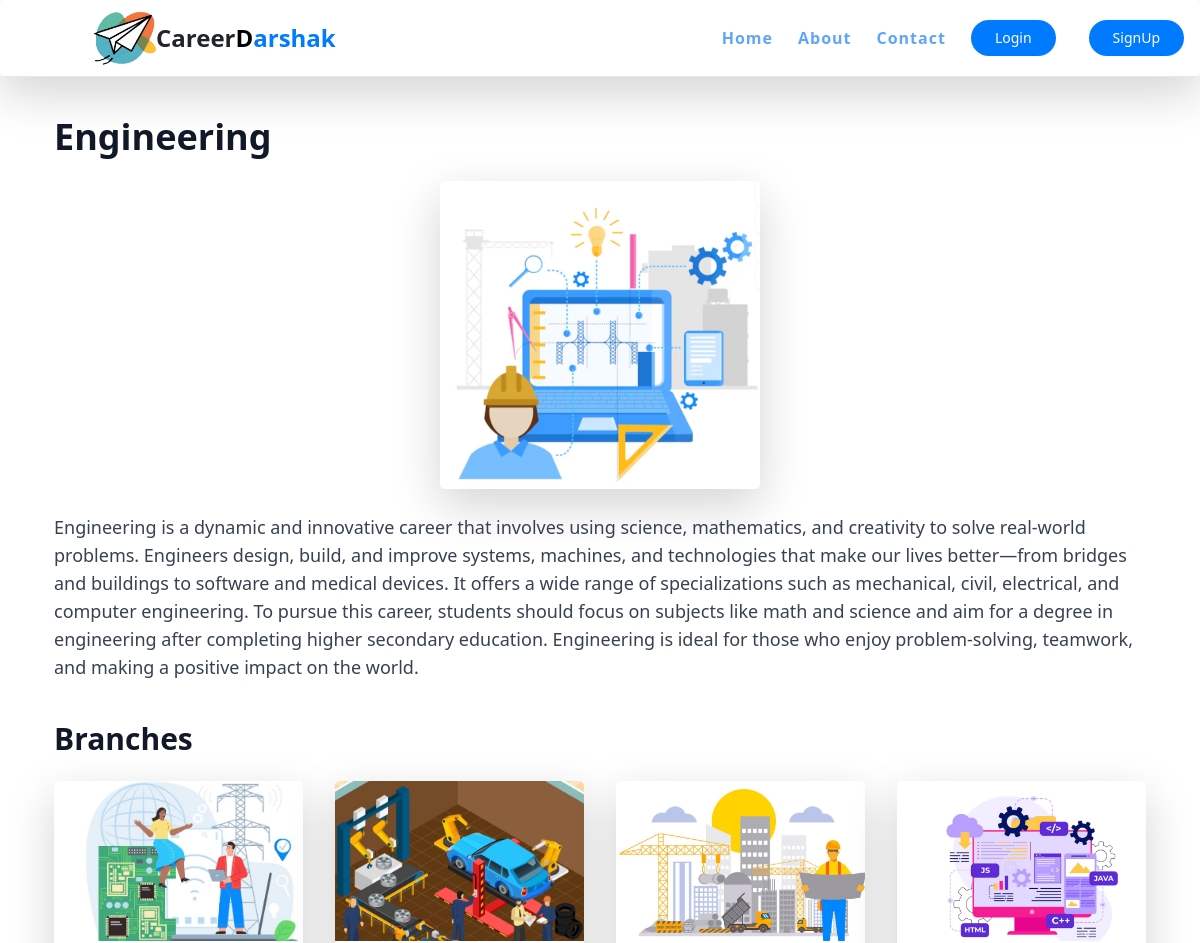
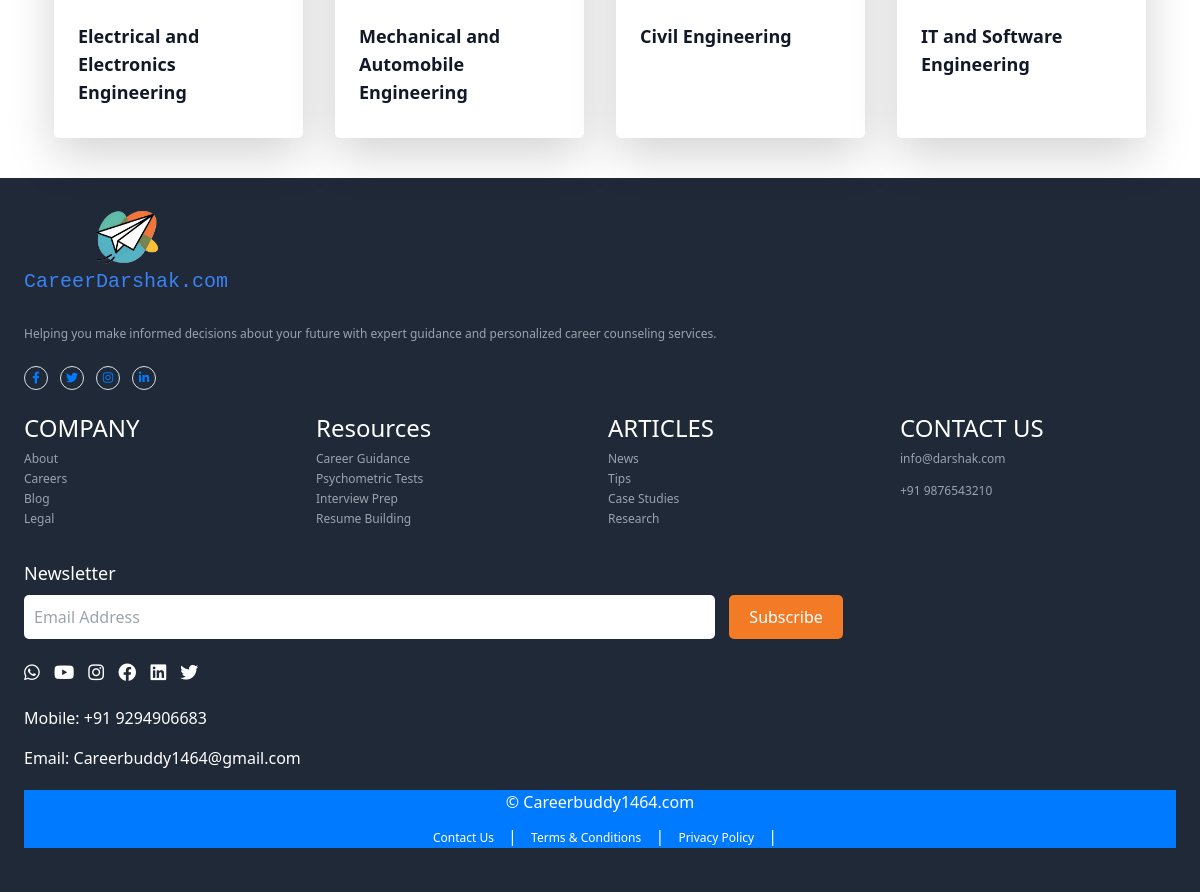
The app's page /careerlibrary/2/ with its own data (2 pictures, top to bottom).
### careerlibrary/models.py (models this page shows, shortened)
class CareerOption(models.Model):
    STREAM_CHOICES = [
        ('Science', 'Science'),
        ('Commerce', 'Commerce'),
        ('Arts', 'Arts'),
        ('Any','Any')
    ]
    name = models.CharField(max_length=200)
    image = models.ImageField(upload_to='career_images/')
    description = models.TextField()
    stream_type = models.CharField(
    max_length=50,
    choices=STREAM_CHOICES,
    default='Science'  # or any default you'd like
)

class Branch(models.Model):
    career_option = models.ForeignKey(CareerOption, on_delete=models.CASCADE, related_name='branches')
    name = models.CharField(max_length=200)
    image = models.ImageField(upload_to='branch_images/')
    description = models.TextField()
    video = models.FileField(upload_to='branch_videos/')  # Uploading videos locally
    career_path_image = models.ImageField(upload_to='career_path_images/')
    opportunities = models.TextField()  # Career opportunities for the branch
    average_salary = models.CharField(max_length=100)
    pros = models.TextField()
    cons = models.TextField()

### careerlibrary/views.py (the view)
# urls.py: path('<int:career_id>/', views.career_detail, name='career_detail'),
def career_detail(request, career_id):
    career_option = get_object_or_404(CareerOption, pk=career_id)
    branches = career_option.branches.all()
    return render(request, 'careerlibrary/career_detail.html',{
        'career_option': career_option,
        'branches' : branches
    })

### careerlibrary/templates/careerlibrary/career_detail.html (shortened to what this page needs)
{% extends 'website/base.html' %}
{% load static tailwind_tags %}
{% load static %}
{% block content %}
<body class="bg-gray-100">
    <div class="container mx-auto py-10 px-4">
        <div class=" mb-10 w-100%" >
            <h1 class="text-4xl font-bold text-gray-900 mb-4">{{ career_option.name }}</h1>
            <img src="{{ career_option.image.url }}" alt="Career Image"
                class="mx-auto w-full max-w-xs h-auto object-cover rounded-lg shadow-lg">
            <p class="mt-6 text-gray-700 text-lg max-w-6xl mx-auto">{{ career_option.description }}</p>
        </div>
        <h2 class="text-3xl font-semibold text-gray-900 mb-6">Branches</h2>
        <div class="grid grid-cols-1 sm:grid-cols-2 md:grid-cols-4 gap-8">
            {% for branch in branches %}
            <div class="bg-white shadow-lg rounded-lg overflow-hidden transition-transform hover:scale-105">
                <a href="{% url 'careerlibrary:branch_detail' branch.id %}">
                    <img class="w-full h-40 object-cover" src="{{ branch.image.url }}" alt="{{ branch.name }}">
                    <div class="p-4">
                        <h3 class="text-lg font-semibold text-gray-900">{{ branch.name }}</h3>
                    </div>
                </a>
            </div>
            {% endfor %}
        </div>
    </div>
{% endblock content %}

### static/css/sstyle.css (style rules this page uses)
body { margin: 0; overflow-x: hidden; padding: 0; height: 100vh; background-size:contain; background-position: center; background-repeat: no-repeat; background-attachment: fixed; }
a { color: #007db8; text-decoration: none; }

### templates/website/base.html (style rules this page uses)
body { font-family: Arial, sans-serif; background-color: #f4f4f4; }

### records on screen
CareerOption: name "Engineering", image (picture), description "Engineering is a dynamic and innovative career that involves using science, mathematics, and creativity to solve real-world problems. Engineers design, build, and improve systems, machines, and technologies that make our lives better—from bridges and buildings to software and medical devices. It offers a wide range of specializations such as mechanical, civil, electrical, and computer engineering. To pursue this career, students should focus on subjects like math and science and aim for a degree in engineering after completing higher secondary education. Engineering is ideal for those who enjoy problem-solving, teamwork, and making a positive impact on the world."
Branch: image (picture), name "Electrical and Electronics Engineering"
Branch: image (picture), name "Mechanical and Automobile Engineering"
Branch: image (picture), name "Civil Engineering"
Branch: image (picture), name "IT and Software Engineering"
